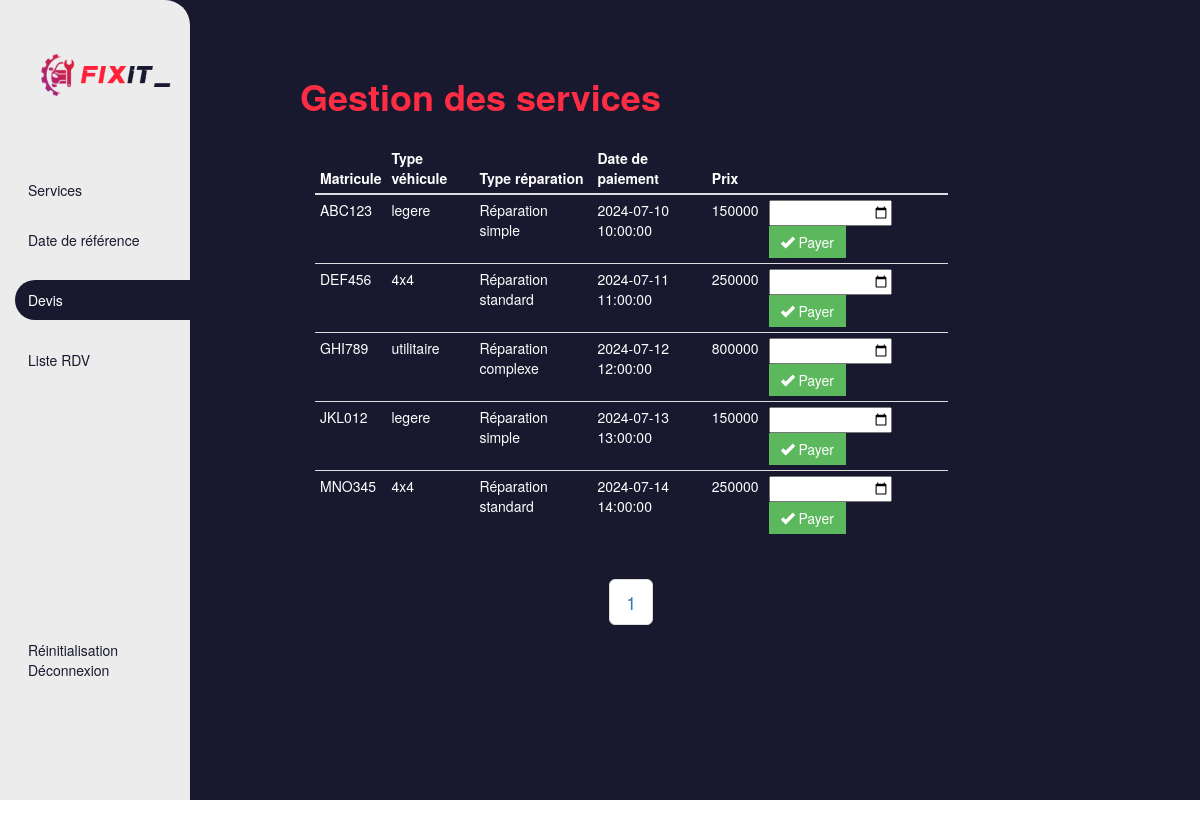
The page /backOffice/Devis (signed in) on the database as committed earlier.
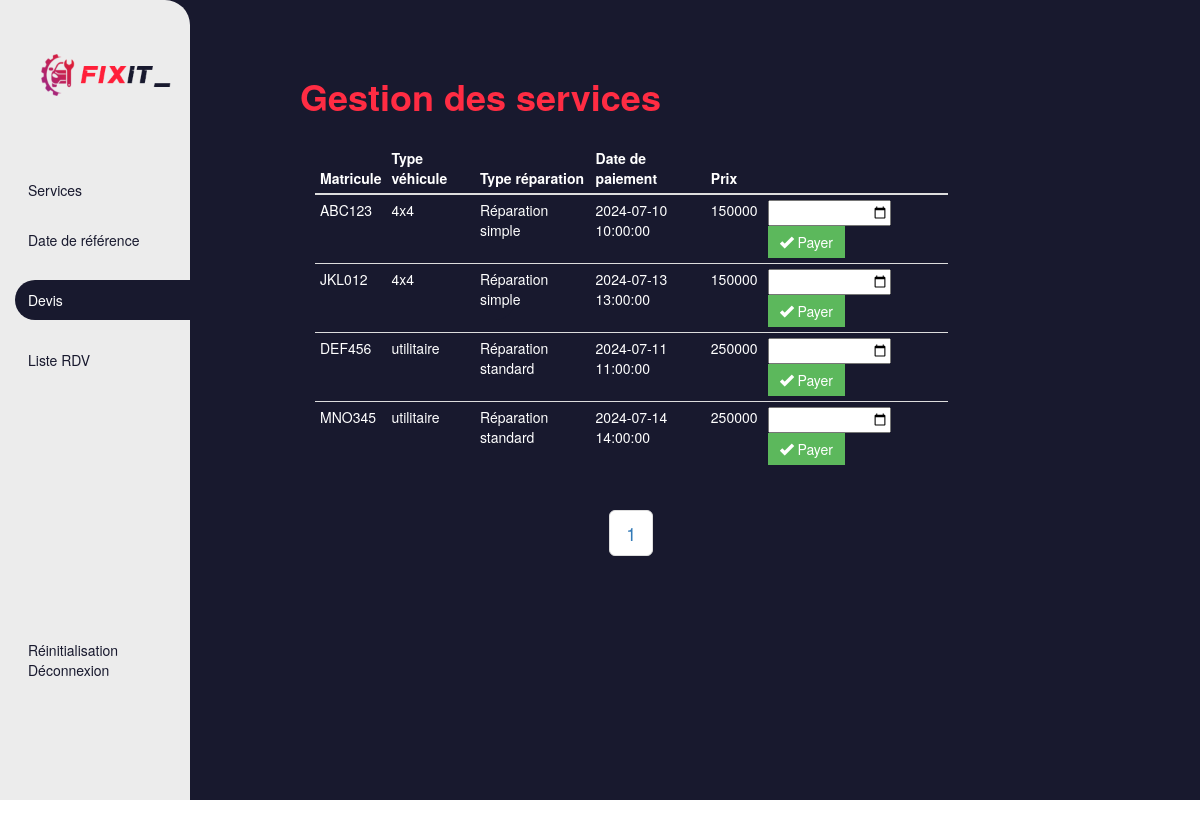
The same page on the database as committed later.
### tables this page shows
create table devis (
    id int primary key auto_increment,
    idRV int REFERENCES rendezVous(id),
    datePayement TIMESTAMP
);

create table voiture (
    id int primary key auto_increment,
    numero VARCHAR(10) not null,
    idType int REFERENCES type (id),
    unique(numero)
);

create table type (
    id int primary key auto_increment,
    nom VARCHAR(50) not null
);

create table service (
    id int primary key auto_increment,
    nom VARCHAR(50) not null,
    duree time not null,
    prix double ,
    CHECK (prix >= 0)
);

create table rendezVous (
    id int primary key auto_increment,
    dateHeureDebut TIMESTAMP not null default now(),
    idService int REFERENCES service(id),
    idVoiture int references voiture (id),
    idSlot int references Slot(id),
    prix double ,
    check (prix>=0)
);

### application/controllers/backOffice/Devis.php (called while the page is built, shortened)
<?php
class Devis extends CI_Controller {
    public function __construct() {
        $this->load->model('Devis_detail');
        $this->load->library('Session');
        $this->load->helper('url');
    }
    public function index() {
        $data['devis_details'] = $this->Devis_detail->getAllDetails();
        $this->load->view('backOffice/devis_list', $data);
    }
}
?>

### index.php (called while the page is built, shortened)
<?php
require_once BASEPATH.'core/CodeIgniter.php';

### application/models/devis_detail.php (called while the page is built, shortened)
<?php
class Devis_detail extends CI_Model {
    public function getAllDetails() {
        $this->db->select('devis.id as devis_id, devis.datePayement, rendezVous.id as rendezvous_id, rendezVous.dateHeureDebut, rendezVous.idService, rendezVous.idVoiture, rendezVous.idSlot, voiture.numero as numero, type.nom as type, service.nom as service, service.prix as prix');
        $this->db->from('devis');
        $this->db->join('rendezVous', 'devis.idRV = rendezVous.id');
        $this->db->join('voiture', 'rendezVous.idVoiture = voiture.id');
        $this->db->join('type', 'voiture.idType = type.id');
        $this->db->join('service', 'rendezVous.idService = service.id');
        $query = $this->db->get();
        return $query->result_array();
    }
}
?>

### application/views/backOffice/devis_list.php (the view, shortened to what this page needs)
<body>
    <div class="container-fluid" id="accueil-container">
        <div class="row col-md-12">
            <div class="col-md-2" id="adminsidebar">
                <div class="row col-md-12" id="logo">
                    <img src="./assets/images/logo.png" alt="">
                </div>
                <div class="row col-md-12" id="adminsidebar-buttons">
                    <a href="<?php echo site_url('backOffice/ServiceController'); ?>" class="sidebar-item">Services</a>
                    <a href="<?php echo site_url('backOffice/HoraireController'); ?>" class="sidebar-item">Date de référence</a>
                    <a href="#" class="active-item2 sidebar-item">Devis</a>
                    <a href="<?php echo site_url('backOffice/Calendar'); ?>" class="sidebar-item">Liste RDV</a>
                </div>
                <div class="row col-md-12 disconnect">
                <a href="<?php echo site_url('backOffice/Partie2/supprimer_donnees'); ?>" onclick="return confirm('Voulez-vous vraiement réinitialiser votre base de donnée? Cette action est irréversible');">Réinitialisation</a>
                    <a href="<?php echo site_url('backOffice/Deconnexion'); ?>">Déconnexion</a>
                </div>
            </div>
            <div class="col-md-9" id="crud-container">
            <h1 class="title-emphase">Gestion des services</h1>
            <div class="row col-md-12">
                <div class="col-md-10" id="long-table">
                    <table class="table table-condensed">
                        <thead>
                            <th>Matricule</th>
                            <th>Type véhicule</th>
                            <th>Type réparation</th>
                            <th>Date de paiement</th>
                            <th>Prix</th>
                            <th></th>
                        </thead>
                        <tbody>
                            <?php foreach ($devis_details as $detail): ?>
                            <tr>
                                <td><?php echo $detail['numero']; ?></td>
                                <td><?php echo $detail['type']; ?></td>
                                <td><?php echo $detail['service']; ?></td>
                                <td><?php echo $detail['dateHeureDebut']; ?></td>
                                <td><?php echo $detail['prix']; ?></td>
                                <td>
                                    <form action="<?php echo site_url('backOffice/devis/update'); ?>" method="post">
                                        <input type="date" name="datePayement" required>
                                        <button class="btn btn-success" type="submit"><span class="glyphicon glyphicon-ok" aria-hidden="true"></span> Payer</button></button>
                                    </form>
                                </td>
                            </tr>
                            <?php endforeach; ?>
                        </tbody>
                    </table>
                    <center><nav><ul class="pagination pagination-lg"></ul></nav></center>
                </div>
                </div>
            </div>
        </div>
    </div>
</body>
</html>

Rows that differ between the two databases and show on the page:
no longer on this page (row unchanged): devis: voiture.numero "GHI789", type.nom "utilitaire", service.nom "Réparation complexe", idRV.dateHeureDebut "2024-07-12 12:00:00", service.prix "800000"
changed through a linked row, devis "ABC123": type.nom "legere" → "4x4"
changed through a linked row, devis "JKL012": type.nom "legere" → "4x4"; moves up the list
changed through a linked row, devis "DEF456": type.nom "4x4" → "utilitaire"
changed through a linked row, devis "MNO345": type.nom "4x4" → "utilitaire"
